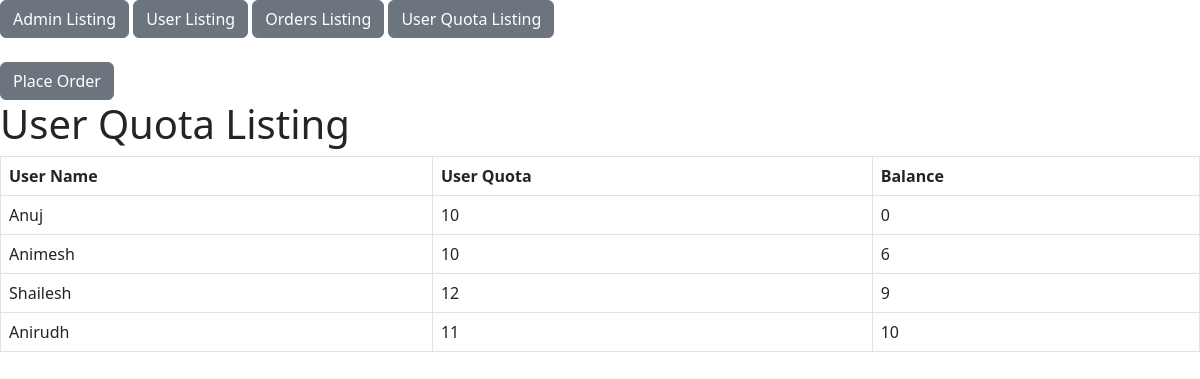
/o_listing.php, run on the app's committed database.
### tables this page shows
CREATE TABLE `users` (
  `id` int(11) NOT NULL,
  `name` varchar(100) NOT NULL,
  `quota` int(11) NOT NULL,
  `added_at` datetime NOT NULL DEFAULT current_timestamp()
);

### o_listing.php (the view, shortened to what this page needs)
<?php
require("global_functions.php");
$conn = getConn();
$sql = "SELECT DISTINCT(u.id) as u_id, COUNT(u.id) as bought, a.name as a_name, a.id as admin_id, u.name as u_name, u.quota as u_quota, (u.quota - COUNT(u.id)) as balance FROM orders as o LEFT JOIN admins as a on a_id=a.id LEFT JOIN users as u on u_id=u.id GROUP BY u.id";
  $stmt = $conn->prepare($sql);
  $stmt->execute();
  $records = $stmt->fetchAll();
?>
<html>
    <br><br>
    <a class="btn btn-secondary" href = "add_orders.php">Place Order</a>
    <h1>User Quota Listing</h1>
    <table class="table table-bordered">
        <thead>
            <th>User Name</th>
            <th>User Quota</th>
            <th>Balance</th>
        </thead>
        <?php foreach ($records as $user){ ?>
            <tbody>
                <tr>
                    <td><?php echo $user["u_name"]?></td>
                    <td><?php echo $user["u_quota"]?></td>
                    <td><?php echo $user["balance"]?></td>
                </tr>
                <?php } ?>
            </tbody>
        </table>
        </html>

### data on the page
users: name "Anuj", quota "10", balance "0"
users: name "Animesh", quota "10", balance "6"
users: name "Shailesh", quota "12", balance "9"
users: name "Anirudh", quota "11", balance "10"
